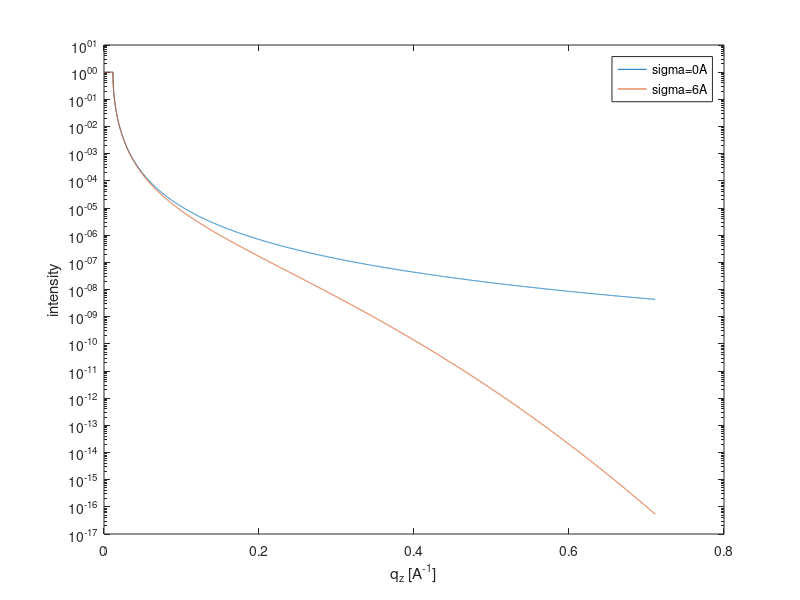

Reproduce this figure in MATLAB. (Note: this script raises an error after producing the figure.)
%%%%%%%%%%%%%%%%%%%%%%%% 
clear all 
%Brechungsindex 
n1=1; %Luft 
n2=1-1e-6; %Schicht 
n3=1-1e-6; %Substrat 
%%%%%%%%%%%%%%%%%%%%%% 
%Rauigkeit 
sigma1=0; %Schicht

sigma2=0; %Substrat 
%%%%%%%%%%%%%%%%%%%%%%%% 
%Schichtdicke 
z2=0; 
%Einfallswinkel 
ai=(0:0.0005:5)*pi/180; 
%Wellenvektorübertrag 
qz=4*pi/1.54*sin(ai); 
%Betrag des Wellenvektors 
k=2*pi/1.54*1e10; 
%z-Komponenten 
kz1=k*sqrt(n1^2-cos(ai).^2); 
kz2=k*sqrt(n2^2-cos(ai).^2); 
kz3=k*sqrt(n3^2-cos(ai).^2); 
%modifizierte Fresnelkoeffizienten 
r12=(kz1-kz2)./(kz1+kz2).*exp(-2*kz1.*kz2*sigma1^2); 
%r23=(kz2-kz3)./(kz2+kz3).*exp(-2*kz2.*kz3*sigma2^2);
%x2=exp(-2*i*kz2*z2).*r23; 
x1=r12;

sigma1=6e-10;
r12=(kz1-kz2)./(kz1+kz2).*exp(-2*kz1.*kz2*sigma1^2); 
x1_new=r12;

semilogy(qz,abs(x1).^2,qz,abs(x1_new).^2);
xlabel('q_z [A^{-1}]'); 
ylabel('intensity'); 
legend('sigma=0A','sigma=6A');
set au replot 
%%%%%%%%%%%%%%%%%%